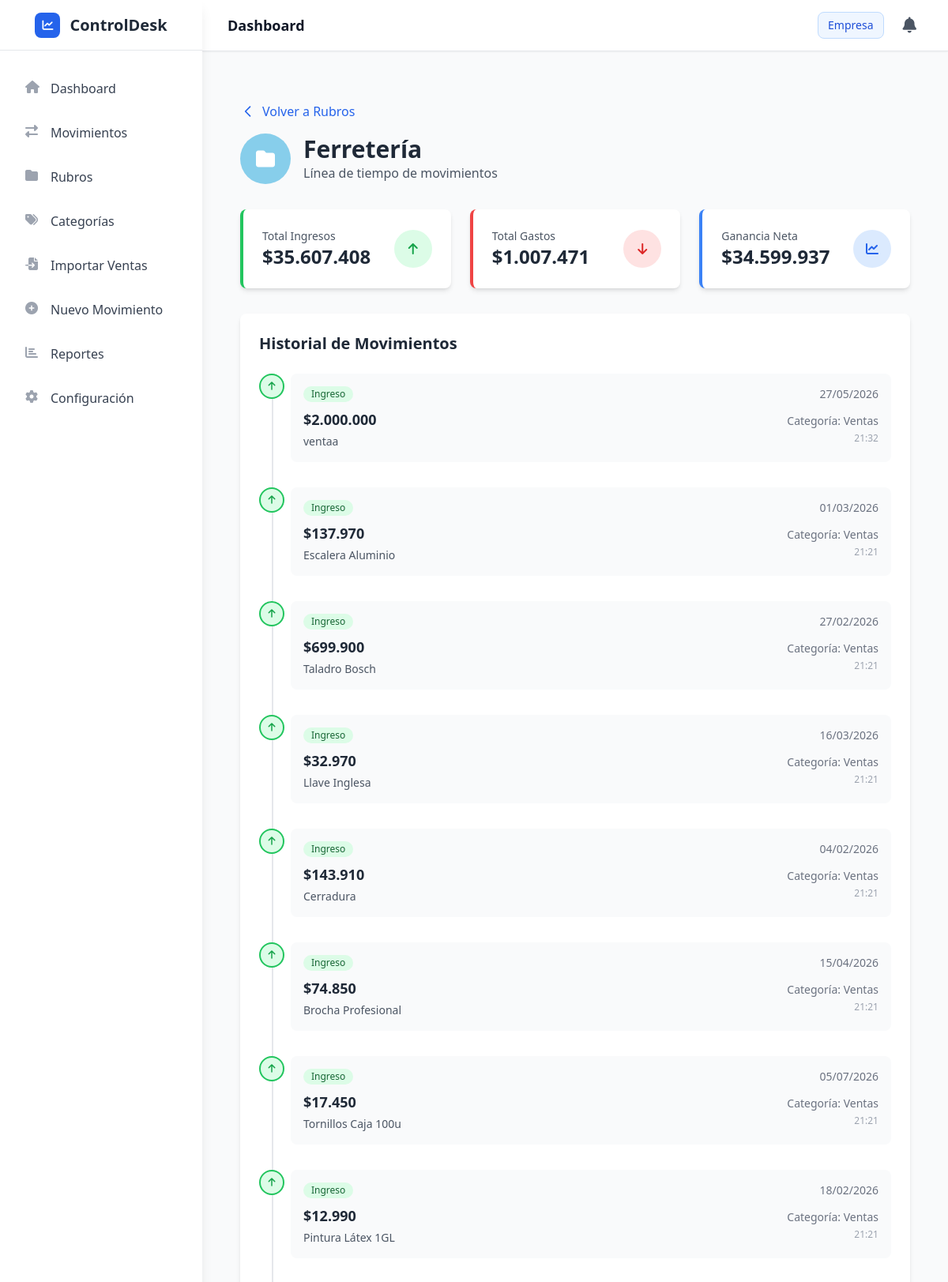
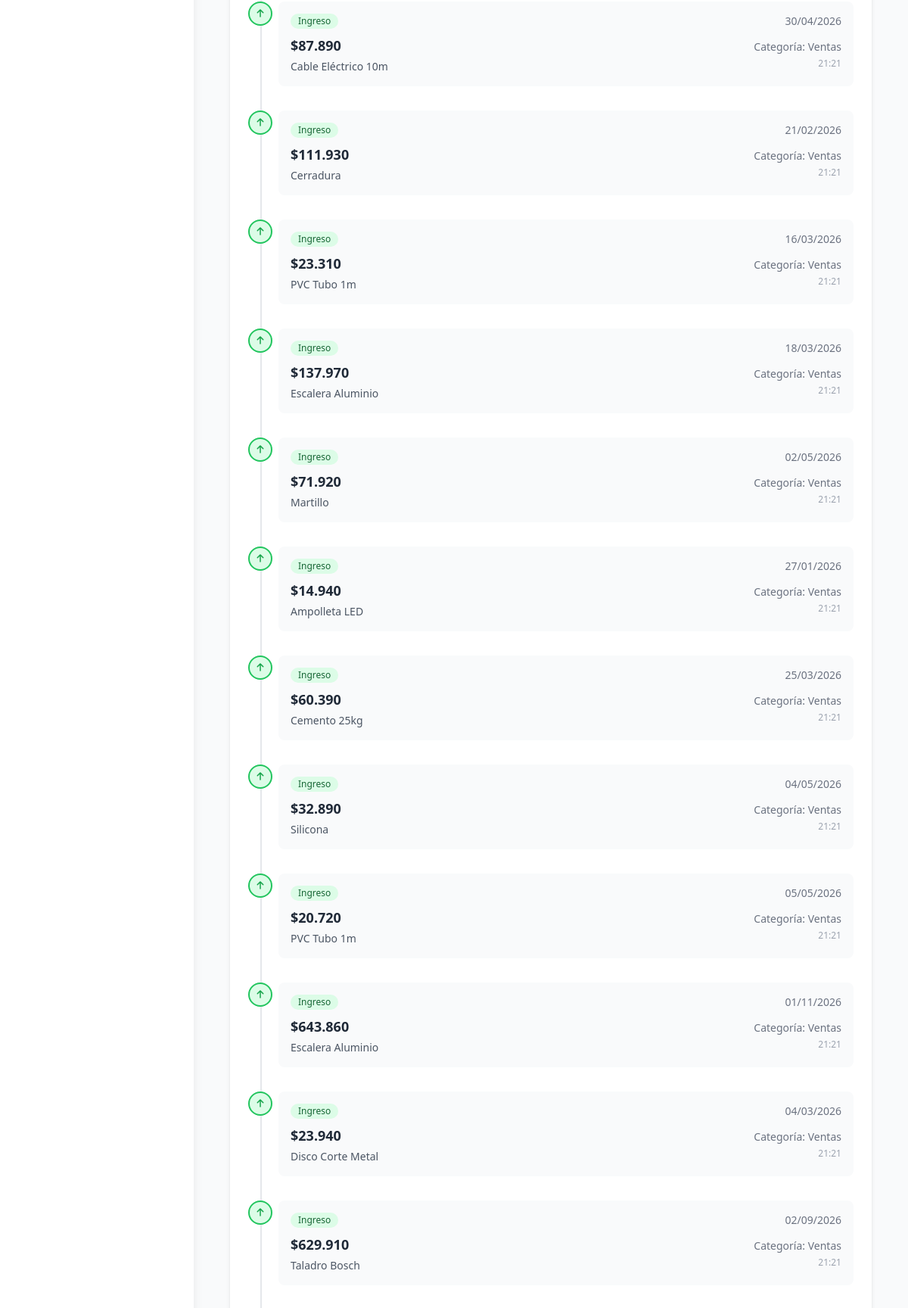
The page /rubros/1/timeline (upper part) on the database its author committed (2 pictures, top to bottom).
### app/models/rubro.py (models this page shows, shortened)
class Rubro(db.Model):
    __tablename__ = 'rubros'
    id = db.Column(db.Integer, primary_key=True)
    nombre = db.Column(db.String(100), nullable=False)
    color = db.Column(db.String(7), nullable=False, default='#2563eb')
    empresa_id = db.Column(db.Integer, db.ForeignKey('empresas.id'), nullable=True)
    created_at = db.Column(db.DateTime, default=datetime.utcnow)
    updated_at = db.Column(db.DateTime, default=datetime.utcnow, onupdate=datetime.utcnow)
    movimientos = db.relationship('Movimiento', backref='rubro', lazy=True, cascade='all, delete-orphan')

### app/models/movimiento.py (models this page shows, shortened)
class Movimiento(db.Model):
    __tablename__ = 'movimientos'
    id = db.Column(db.Integer, primary_key=True)
    tipo = db.Column(db.String(10), nullable=False)  # 'gasto' o 'ingreso'
    monto = db.Column(db.Numeric(10, 2), nullable=False)  # Decimal con 2 decimales
    fecha = db.Column(db.Date, nullable=False, default=datetime.utcnow().date)
    descripcion = db.Column(db.Text, nullable=True)
    created_at = db.Column(db.DateTime, default=datetime.utcnow)
    updated_at = db.Column(db.DateTime, default=datetime.utcnow, onupdate=datetime.utcnow)
    rubro_id = db.Column(db.Integer, db.ForeignKey('rubros.id'), nullable=False)
    categoria_id = db.Column(db.Integer, db.ForeignKey('categorias.id'), nullable=False)
    empresa_id = db.Column(db.Integer, db.ForeignKey('empresas.id'), nullable=True)

### app/models/categoria.py (models this page shows, shortened)
class Categoria(db.Model):
    __tablename__ = 'categorias'
    id = db.Column(db.Integer, primary_key=True)
    nombre = db.Column(db.String(100), nullable=False)
    descripcion = db.Column(db.Text, nullable=True)
    estado = db.Column(db.String(20), nullable=False, default='activa')  # activa/inactiva
    icono = db.Column(db.String(50), nullable=True)  # FontAwesome icon class
    color = db.Column(db.String(7), nullable=True)  # Hex color code
    empresa_id = db.Column(db.Integer, db.ForeignKey('empresas.id'), nullable=True)
    fecha_creacion = db.Column(db.DateTime, default=datetime.utcnow)
    fecha_actualizacion = db.Column(db.DateTime, default=datetime.utcnow, onupdate=datetime.utcnow)
    movimientos = db.relationship('Movimiento', backref='categoria', lazy=True, cascade='all, delete-orphan')

### app/routes/main.py (the view)
@main_bp.route('/rubros/<int:rubro_id>/timeline')
def rubro_timeline(rubro_id):
    try:
        rubro = RubroService.get_rubro_by_id(rubro_id)
        if not rubro:
            flash('Rubro no encontrado', 'error')
            return redirect(url_for('main.rubros'))
        movimientos = MovimientoService.get_movimientos_by_rubro(rubro_id)
        return render_template('rubro_timeline.html', rubro=rubro, movimientos=movimientos)
    except Exception as e:
        flash('Error al cargar la línea de tiempo', 'error')
        return redirect(url_for('main.rubros'))

### app/__init__.py (called while the page is built)
def format_clp_filter(amount):
    if amount is None:
        return "0"
    try:
        if isinstance(amount, str):
            amount = float(amount)
        formatted = "{:,.0f}".format(amount).replace(",", ".")
        return formatted
    except (ValueError, TypeError):
        return "0"

### app/services/movimiento_service.py (called while the page is built)
    @staticmethod
    def get_movimientos_by_rubro(rubro_id: int) -> List[Movimiento]:
        try:
            return Movimiento.query.filter_by(rubro_id=rubro_id).order_by(Movimiento.created_at.desc()).all()
        except Exception as e:
            current_app.logger.error(f"Error obteniendo movimientos del rubro {rubro_id}: {str(e)}")
            return []

### app/templates/rubro_timeline.html (shortened to what this page needs)
{% extends "base.html" %}
{% block content %}
<div class="container mx-auto px-4 py-8">
    <div class="mb-8">
        <a href="{{ url_for('main.rubros') }}" class="inline-flex items-center text-blue-600 hover:text-blue-800 mb-4">
            <svg class="w-5 h-5 mr-2" fill="none" stroke="currentColor" viewBox="0 0 24 24">
                <path stroke-linecap="round" stroke-linejoin="round" stroke-width="2" d="M15 19l-7-7 7-7"></path>
            </svg>
            Volver a Rubros
        </a>
        <div class="flex items-center mb-6">
            <div class="w-16 h-16 rounded-full flex items-center justify-center mr-4" style="background: {{ rubro.color }};">
                <i class="fas fa-folder text-white text-2xl"></i>
            </div>
            <div>
                <h1 class="text-3xl font-bold text-gray-800">{{ rubro.nombre }}</h1>
                <p class="text-gray-600">Línea de tiempo de movimientos</p>
            </div>
        </div>
    </div>
    <div class="grid grid-cols-1 md:grid-cols-3 gap-6 mb-8">
        <div class="bg-white rounded-lg shadow-md p-6 border-l-4 border-green-500">
            <div class="flex items-center justify-between">
                <div>
                    <p class="text-gray-600 text-sm">Total Ingresos</p>
                    <p class="text-2xl font-bold text-gray-800">${{ rubro.total_ingresos|round(0)|int|format_clp }}</p>
                </div>
                <div class="w-12 h-12 bg-green-100 rounded-full flex items-center justify-center">
                    <i class="fas fa-arrow-up text-green-600"></i>
                </div>
            </div>
        </div>
        <div class="bg-white rounded-lg shadow-md p-6 border-l-4 border-red-500">
            <div class="flex items-center justify-between">
                <div>
                    <p class="text-gray-600 text-sm">Total Gastos</p>
                    <p class="text-2xl font-bold text-gray-800">${{ rubro.total_gastos|round(0)|int|format_clp }}</p>
                </div>
                <div class="w-12 h-12 bg-red-100 rounded-full flex items-center justify-center">
                    <i class="fas fa-arrow-down text-red-600"></i>
                </div>
            </div>
        </div>
        <div class="bg-white rounded-lg shadow-md p-6 border-l-4 border-blue-500">
            <div class="flex items-center justify-between">
                <div>
                    <p class="text-gray-600 text-sm">Ganancia Neta</p>
                    <p class="text-2xl font-bold text-gray-800">${{ rubro.ganancia|round(0)|int|format_clp }}</p>
                </div>
                <div class="w-12 h-12 bg-blue-100 rounded-full flex items-center justify-center">
                    <i class="fas fa-chart-line text-blue-600"></i>
                </div>
            </div>
        </div>
    </div>
    <div class="bg-white rounded-lg shadow-md p-6">
        <h2 class="text-xl font-bold text-gray-800 mb-6">Historial de Movimientos</h2>
        {% if movimientos %}
        <div class="relative">
            <div class="absolute left-4 top-0 bottom-0 w-0.5 bg-gray-200"></div>
            {% for movimiento in movimientos %}
            <div class="relative pl-10 pb-8 last:pb-0">
                <div class="absolute left-0 w-8 h-8 rounded-full flex items-center justify-center
                    {% if movimiento.tipo == 'ingreso' %}bg-green-100 border-2 border-green-500{% else %}bg-red-100 border-2 border-red-500{% endif %}">
                    <i class="fas
                        {% if movimiento.tipo == 'ingreso' %}fa-arrow-up text-green-600{% else %}fa-arrow-down text-red-600{% endif %}
                        text-xs"></i>
                </div>
                <div class="bg-gray-50 rounded-lg p-4 hover:bg-gray-100 transition-colors">
                    <div class="flex items-center justify-between mb-2">
                        <span class="inline-flex items-center px-2.5 py-0.5 rounded-full text-xs font-medium
                            {% if movimiento.tipo == 'ingreso' %}bg-green-100 text-green-800{% else %}bg-red-100 text-red-800{% endif %}">
                            {{ movimiento.tipo|capitalize }}
                        </span>
                        <span class="text-sm text-gray-500">
                            {{ movimiento.fecha.strftime('%d/%m/%Y') }}
                        </span>
                    </div>
                    <div class="flex items-center justify-between">
                        <div>
                            <p class="text-lg font-semibold text-gray-800">
                                ${{ movimiento.monto|round(0)|int|format_clp }}
                            </p>
                            {% if movimiento.descripcion %}
                            <p class="text-sm text-gray-600 mt-1">{{ movimiento.descripcion }}</p>
                            {% endif %}
                        </div>
                        <div class="text-right">
                            <p class="text-sm text-gray-500">
                                <span class="font-medium">Categoría:</span> {{ movimiento.categoria.nombre }}
                            </p>
                            <p class="text-xs text-gray-400 mt-1">
                                {{ movimiento.created_at.strftime('%H:%M') }}
                            </p>
                        </div>
                    </div>
                </div>
            </div>
            {% endfor %}
        </div>
        {% endif %}
    </div>
</div>
{% endblock %}

### rows shown on the page
Rubro: nombre "Ferretería"
Movimiento: tipo "Ingreso", fecha "27/05/2026", monto "2.000.000", descripcion "ventaa", categoria.nombre "Ventas", created_at "21:32"
Movimiento: tipo "Ingreso", fecha "01/03/2026", monto "137.970", descripcion "Escalera Aluminio", categoria.nombre "Ventas", created_at "21:21"
Movimiento: tipo "Ingreso", fecha "27/02/2026", monto "699.900", descripcion "Taladro Bosch", categoria.nombre "Ventas", created_at "21:21"
Movimiento: tipo "Ingreso", fecha "16/03/2026", monto "32.970", descripcion "Llave Inglesa", categoria.nombre "Ventas", created_at "21:21"
Movimiento: tipo "Ingreso", fecha "04/02/2026", monto "143.910", descripcion "Cerradura", categoria.nombre "Ventas", created_at "21:21"
Movimiento: tipo "Ingreso", fecha "15/04/2026", monto "74.850", descripcion "Brocha Profesional", categoria.nombre "Ventas", created_at "21:21"
Movimiento: tipo "Ingreso", fecha "05/07/2026", monto "17.450", descripcion "Tornillos Caja 100u", categoria.nombre "Ventas", created_at "21:21"
Movimiento: tipo "Ingreso", fecha "18/02/2026", monto "12.990", descripcion "Pintura Látex 1GL", categoria.nombre "Ventas", created_at "21:21"
Movimiento: tipo "Ingreso", fecha "30/04/2026", monto "87.890", descripcion "Cable Eléctrico 10m", categoria.nombre "Ventas", created_at "21:21"
Movimiento: tipo "Ingreso", fecha "21/02/2026", monto "111.930", descripcion "Cerradura", categoria.nombre "Ventas", created_at "21:21"
Movimiento: tipo "Ingreso", fecha "16/03/2026", monto "23.310", descripcion "PVC Tubo 1m", categoria.nombre "Ventas", created_at "21:21"
Movimiento: tipo "Ingreso", fecha "18/03/2026", monto "137.970", descripcion "Escalera Aluminio", categoria.nombre "Ventas", created_at "21:21"
Movimiento: tipo "Ingreso", fecha "02/05/2026", monto "71.920", descripcion "Martillo", categoria.nombre "Ventas", created_at "21:21"
Movimiento: tipo "Ingreso", fecha "27/01/2026", monto "14.940", descripcion "Ampolleta LED", categoria.nombre "Ventas", created_at "21:21"
Movimiento: tipo "Ingreso", fecha "25/03/2026", monto "60.390", descripcion "Cemento 25kg", categoria.nombre "Ventas", created_at "21:21"
Movimiento: tipo "Ingreso", fecha "04/05/2026", monto "32.890", descripcion "Silicona", categoria.nombre "Ventas", created_at "21:21"
Movimiento: tipo "Ingreso", fecha "05/05/2026", monto "20.720", descripcion "PVC Tubo 1m", categoria.nombre "Ventas", created_at "21:21"
Movimiento: tipo "Ingreso", fecha "01/11/2026", monto "643.860", descripcion "Escalera Aluminio", categoria.nombre "Ventas", created_at "21:21"
Movimiento: tipo "Ingreso", fecha "04/03/2026", monto "23.940", descripcion "Disco Corte Metal", categoria.nombre "Ventas", created_at "21:21"
Movimiento: tipo "Ingreso", fecha "02/09/2026", monto "629.910", descripcion "Taladro Bosch", categoria.nombre "Ventas", created_at "21:21"

### other values the page prints
{{ session.get('empresa_nombre', 'Empresa') }} "Empresa"
{{ rubro.total_ingresos|round(0)|int|format_clp }} "35.607.408"
{{ rubro.total_gastos|round(0)|int|format_clp }} "1.007.471"
{{ rubro.ganancia|round(0)|int|format_clp }} "34.599.937"
